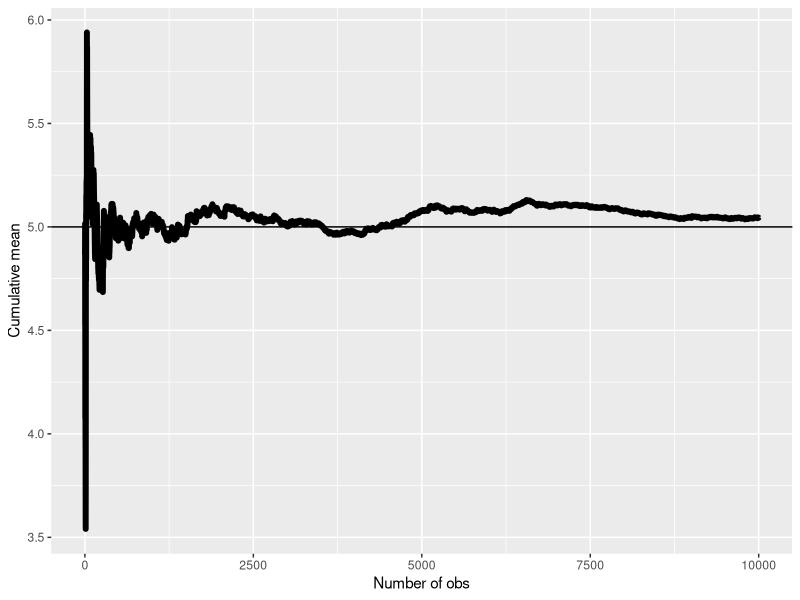

R code for this plot:
## ---- chunk 1
n <- 10000; 
lambda <- 0.2
means <- cumsum(rexp(n, lambda)) / (1  : n); library(ggplot2)
g <- ggplot(data.frame(x = 1 : n, y = means), aes(x = x, y = y)) 
g <- g + geom_hline(yintercept = 1/lambda) + geom_line(size = 2) 
g <- g + labs(x = "Number of obs", y = "Cumulative mean")
g
